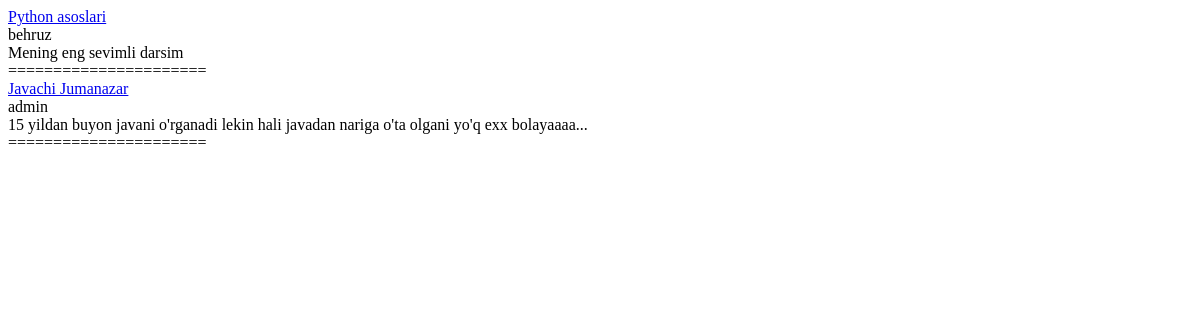
The app's page /posts/, older data.
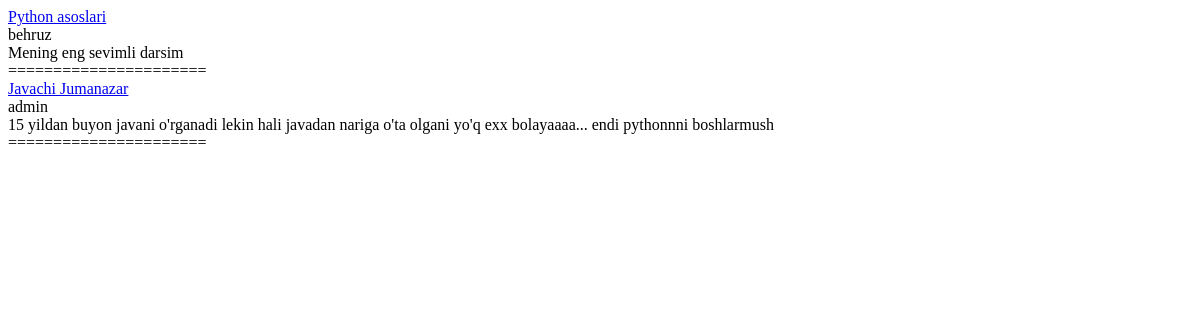
The same page, newer data.
### apps/posts/models.py (models this page shows, shortened)
class Post(models.Model):
    title = models.CharField(max_length=50)
    content = models.TextField()
    author = models.ForeignKey(to=settings.AUTH_USER_MODEL, on_delete=models.CASCADE)
    created_at = models.DateTimeField(auto_now_add=True)
    updated_at = models.DateTimeField(auto_now=True)

### apps/accounts/models.py (models this page shows)
class CustomUser(AbstractUser):
    phone_number = models.CharField(max_length=12, null=True, blank=True)
    address = models.CharField(max_length=120, null=True, blank=True)
    avatar = models.ImageField(null=True, blank=True, upload_to="avatars/")
    bio = models.TextField(null=True, blank=True)
    website = models.URLField(null=True, blank=True)
    social_links = models.JSONField(null=True, blank=True)

### apps/posts/views.py (the view)
class PostListView(View):
    def get(self, request):
        posts = Post.objects.all()
        return render(
            request=request,
            template_name="posts/post_list.html",
            context={"posts":posts}
        )

### templates/posts/post_list.html (shortened to what this page needs)
{% for post in posts %}
    <a href="{% url 'post_detail' post.pk %}">{{ post.title }}</a><br>
    {{ post.author }}<br>
    {{ post.content }}<br>
    ======================
{% endfor %}

Row changes from the older to the newer data that the page shows:
changed Post "Javachi Jumanazar": content "15 yildan buyon javani o'rganadi lekin hali javadan nariga o'ta olgani yo'q exx bolayaaaa..." → "15 yildan buyon javani o'rganadi lekin hali javadan nariga o'ta olgani yo'q exx bolayaaaa... endi pythonnni boshlarmush"
